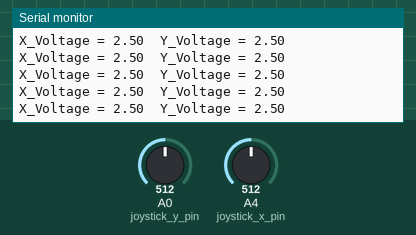
A sketch run on a simulated Arduino Uno, built with avr-gcc and run on an emulated ATmega328P. Parts: the last lines printed to the serial monitor. The inputs (shaded band) are chosen by the test bench; at power-on: A0 (joystick_y_pin) = 512, A4 (joystick_x_pin) = 512.

Above: at 1.2 s.
1.3 s: A0 (joystick_y_pin) set to 716
At 1.32 s:
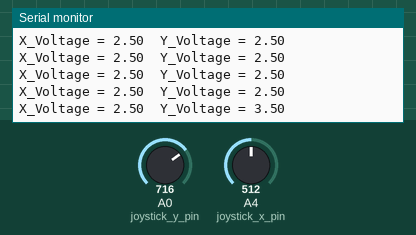
2.8 s: A4 (joystick_x_pin) set to 716
At 2.84 s:
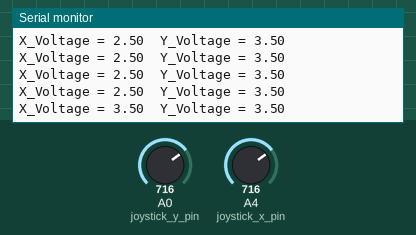
4.3 s: A0 (joystick_y_pin) set to 900
At 4.36 s:
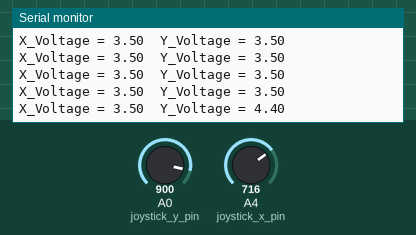
7.3 s: A4 (joystick_x_pin) set to 900
At 7.39 s:
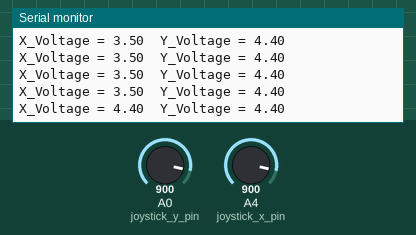
Timing chart, 0 to 9.8 s (numbered marks = the images above; inputs shaded):
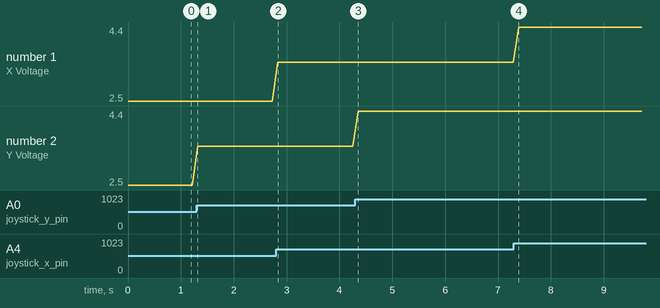

Measured:
- after the input at 1.3 s, the serial monitor: prints a new line at once (image 1)
- after the input at 2.8 s, the serial monitor: prints a new line at once (image 2)
- after the input at 4.3 s, the serial monitor: prints a new line after 0.05 s (image 3)
- after the input at 7.3 s, the serial monitor: prints a new line after 0.09 s (image 4)
- plotted number 2: 2.5 → 3.5 after the input at 1.3 s, 3.5 → 4.4 after the input at 4.3 s

The sketch:

JoyStick.ino
```cpp
const int joystick_x_pin = 4;
const int joystick_y_pin = 14;

void setup() {
  Serial.begin(9600);   /* Define baud rate for serial communication */
  pinMode(joystick_x_pin,INPUT_PULLUP);
    pinMode(joystick_y_pin,INPUT_PULLUP);
}

void loop() {
  int x_adc_val, y_adc_val;
  float x_volt, y_volt;
  x_adc_val = analogRead(joystick_x_pin);
  y_adc_val = analogRead(joystick_y_pin);
  x_volt = ( ( x_adc_val * 5.0 ) / 1023 );  /*Convert digital value to voltage */
  y_volt = ( ( y_adc_val * 5.0 ) / 1023 );  /*Convert digital value to voltage */
  Serial.print("X_Voltage = ");
  Serial.print(x_volt);
  Serial.print("\t");
  Serial.print("Y_Voltage = ");
  Serial.println(y_volt);
  delay(100);
}
```
